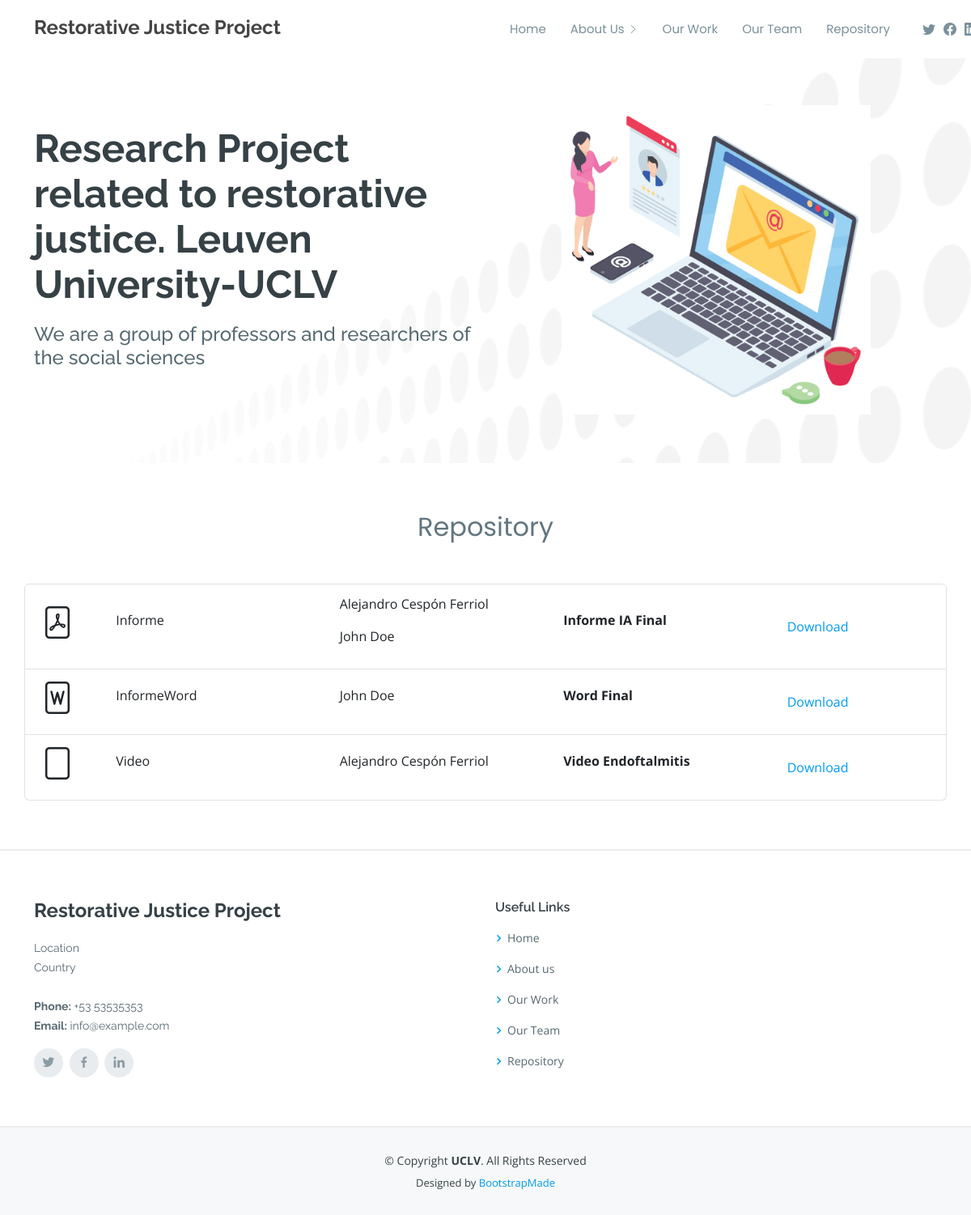
Screenshot of /repo/work with the database file from the repository.
### repo/models.py (models this page shows)
class Document(models.Model):
    participants =  models.ManyToManyField(Author)
    name = models.CharField(max_length=50,blank=True,null=True)
    tags = models.CharField(max_length=40,blank=True,null=True)
    file = models.FileField(upload_to="media/docs",blank=True,null=True)
    def extension(self):
        name,extension = os.path.splitext(self.file.name)
        return extension

### profiles/models.py (models this page shows, shortened)
class Author(models.Model):
    name = models.CharField(max_length=30,blank=True,null=True)
    about = models.TextField()
    img = models.ImageField(upload_to="media/profiles" ,null=True,blank=True)
    twitter = models.CharField(max_length=50,blank=True,null=True)
    facebook = models.CharField(max_length=50,blank=True,null=True)
    instagram = models.CharField(max_length=50,blank=True,null=True)
    linkedin = models.CharField(max_length=50,blank=True,null=True)

### repo/views.py (the view)
# urls.py: path('work', DocumentsListView.as_view(),name="work"),
class DocumentsListView(ListView):
    model = Document
    template_name = 'repo.html'
    def get_queryset(self):
        return self.model.objects.all()

### repo/templates/repo.html (shortened to what this page needs)
{% extends 'index.html' %}
{% load static %}
{% block content %}
<section id="hero">
    <div class="container">
      <div class="row">
        <div class="col-lg-6 pt-5 pt-lg-0 order-2 order-lg-1 d-flex flex-column justify-content-center" data-aos="fade-up">
          <div>
            <h1>Research Project related to restorative justice. Leuven University-UCLV</h1>
            <h2>We are a group of professors and researchers of the social sciences</h2>
          </div>
        </div>
        <div class="col-lg-6 order-1 order-lg-2 hero-img" data-aos="fade-left">
          <img src="{%static 'images/repo-hero.png' %}" class="img-fluid" alt="">
        </div>
      </div>
    </div>
</section>
<section id="repo">
    <div class="container">
      <div class="section-title" data-aos="fade-up">
        <h2>Repository</h2>
      </div>
            <div class="list-group">
            {% for doc in object_list %}
                <li class="row list-group-item d-flex justify-content-between align-items-center" data-aos="fade-up" style="word-wrap: break-word">
                    {% if doc.extension == ".pdf" %}
                    <div class="col-1 p-1"><h1 ><i class="bi bi-file-pdf"></i></h1></div>
                    {% elif doc.extension == ".doc" %}
                    <div class="col-1 p-1"><h1 ><i class="bi bi-file-word"></i></h1></div>
                    {% elif doc.extension == ".docx" %}
                    <div class="col-1 p-1"><h1 ><i class="bi bi-file-word"></i></h1></div>
                    {% else %}
                    <div class="col-1 p-1"><h1 ><i class="bi bi-file"></i></h1></div>
                    {% endif %}
                    <div class="col-3 p-1"><p>{{doc.name}}</p></div>
                    <div class="col-3 p-1 d-flex justify-content-start" style="flex-direction:column">
                        {% for author in doc.participants.all %}
                            <p>{{author.name}}</p>
                        {% endfor %}
                    </div>
                    <div class="col-3 p-1">
                        <p><strong>{{doc.tags}}</strong></p>
                    </div>
                    <div class="col-2 p-1"><a download href="{{doc.file.url}}">Download</a></div>
                  </li>
            {% endfor %}
            </div>
    </div>
  </section>
{% endblock %}

### static/assets/css/style.css (style rules this page uses)
body { font-family: "Open Sans", sans-serif; color: #444444; }
a { color: #009cea; text-decoration: none; }
h1, h2, h3, h4, h5, h6 { font-family: "Raleway", sans-serif; }
#hero { width: 100%; background-image: url("../img/hero-bg.png"); background-repeat: no-repeat; background-size: contain; background-position: right top; margin-top: 70px; padding: 60px 0; }
#hero h1 { margin: 0 0 20px 0; font-size: 48px; font-weight: 700; line-height: 56px; color: #364146; }
#hero h2 { color: #576971; margin-bottom: 30px; font-size: 24px; }
#hero .hero-img { text-align: center; }
#hero .hero-img img { width: 70%; }
@media (min-width: 1024px) { #hero { background-attachment: fixed; } }
section { padding: 60px 0; overflow: hidden; }
.section-title { text-align: center; padding-bottom: 30px; }
.section-title h2 { font-size: 32px; font-weight: 400; margin-bottom: 20px; padding-bottom: 0; font-family: "Poppins", sans-serif; color: #627680; }

### rows the page displays
Document: name "Informe", tags "Informe IA Final"
Author: name "Alejandro Cespón Ferriol"
Author: name "John Doe"
Document: name "InformeWord", tags "Word Final"
Document: name "Video", tags "Video Endoftalmitis"
